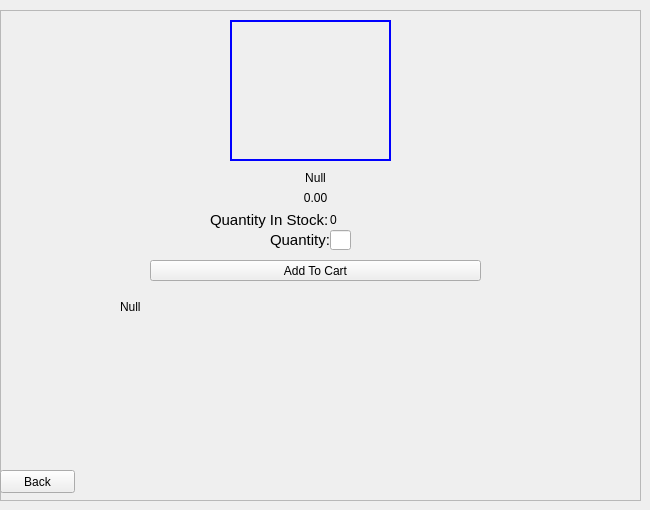
       <widget class="QWidget" name="products_details_page">
        <widget class="QFrame" name="products_details_Frame">
         <property name="geometry">
          <rect>
           <x>0</x>
           <y>10</y>
           <width>641</width>
           <height>491</height>
          </rect>
         </property>
         <property name="frameShape">
          <enum>QFrame::StyledPanel</enum>
         </property>
         <property name="frameShadow">
          <enum>QFrame::Raised</enum>
         </property>
         <widget class="QLabel" name="product_image_label">
          <property name="geometry">
           <rect>
            <x>230</x>
            <y>10</y>
            <width>161</width>
            <height>141</height>
           </rect>
          </property>
          <property name="styleSheet">
           <string notr="true">border: 2px solid blue</string>
          </property>
          <property name="text">
           <string/>
          </property>
          <property name="scaledContents">
           <bool>true</bool>
          </property>
         </widget>
         <widget class="QPushButton" name="add_to_cart_button">
          <property name="geometry">
           <rect>
            <x>150</x>
            <y>250</y>
            <width>331</width>
            <height>21</height>
           </rect>
          </property>
          <property name="styleSheet">
           <string notr="true">
QPushButton {
                
	background-color: blue;
                border: none;
                border-radius: 5px;

				color: white
            }
QPushButton:hover {
                background-color: gray;
            };
</string>
          </property>
          <property name="text">
           <string>Add To Cart</string>
          </property>
         </widget>
         <widget class="QLabel" name="product_name_label">
          <property name="geometry">
           <rect>
            <x>180</x>
            <y>160</y>
            <width>271</width>
            <height>16</height>
           </rect>
          </property>
          <property name="styleSheet">
           <string notr="true">font: 20px &quot;CentSchbkCyrill BT&quot;;
text-decoration: none;
text-align: center;</string>
          </property>
          <property name="text">
           <string>Null</string>
          </property>
          <property name="textFormat">
           <enum>Qt::AutoText</enum>
          </property>
          <property name="alignment">
           <set>Qt::AlignCenter</set>
          </property>
         </widget>
         <widget class="QLabel" name="product_description_label">
          <property name="geometry">
           <rect>
            <x>120</x>
            <y>290</y>
            <width>380</width>
            <height>160</height>
           </rect>
          </property>
          <property name="styleSheet">
           <string notr="true">text-align: center</string>
          </property>
          <property name="text">
           <string>Null</string>
          </property>
          <property name="scaledContents">
           <bool>true</bool>
          </property>
          <property name="alignment">
           <set>Qt::AlignLeading|Qt::AlignLeft|Qt::AlignTop</set>
          </property>
          <property name="wordWrap">
           <bool>true</bool>
          </property>
         </widget>
         <widget class="QLabel" name="product_stock_quantity_label_">
          <property name="geometry">
           <rect>
            <x>330</x>
            <y>200</y>
            <width>161</width>
            <height>20</height>
           </rect>
          </property>
          <property name="styleSheet">
           <string notr="true">font: 15px &quot;CentSchbkCyrill BT&quot;;
text-decoration: none;</string>
          </property>
          <property name="text">
           <string>&lt;html&gt;&lt;head/&gt;&lt;body&gt;&lt;p&gt;0&lt;/p&gt;&lt;/body&gt;&lt;/html&gt;</string>
          </property>
          <property name="alignment">
           <set>Qt::AlignLeading|Qt::AlignLeft|Qt::AlignVCenter</set>
          </property>
         </widget>
         <widget class="QLabel" name="label">
          <property name="geometry">
           <rect>
            <x>210</x>
            <y>200</y>
            <width>121</width>
            <height>20</height>
           </rect>
          </property>
          <property name="styleSheet">
           <string notr="true">font-size: 15px</string>
          </property>
          <property name="text">
           <string>Quantity In Stock:</string>
          </property>
         </widget>
         <widget class="QPushButton" name="back_to_products_page_button">
          <property name="geometry">
           <rect>
            <x>0</x>
            <y>460</y>
            <width>75</width>
            <height>23</height>
           </rect>
          </property>
          <property name="styleSheet">
           <string notr="true">
QPushButton {
                
	background-color: blue;
                border: none;
                border-radius: 5px;

				color: white
            }
QPushButton:hover {
                background-color: gray;
            };
</string>
          </property>
          <property name="text">
           <string>Back</string>
          </property>
         </widget>
         <widget class="QLabel" name="product_price_label">
          <property name="geometry">
           <rect>
            <x>180</x>
            <y>180</y>
            <width>271</width>
            <height>16</height>
           </rect>
          </property>
          <property name="styleSheet">
           <string notr="true">font: 20px &quot;CentSchbkCyrill BT&quot;;
text-decoration: none;</string>
          </property>
          <property name="text">
           <string>0.00</string>
          </property>
          <property name="alignment">
           <set>Qt::AlignCenter</set>
          </property>
         </widget>
         <widget class="QLabel" name="label_3">
          <property name="geometry">
           <rect>
            <x>270</x>
            <y>220</y>
            <width>61</width>
            <height>20</height>
           </rect>
          </property>
          <property name="styleSheet">
           <string notr="true">font-size: 15px</string>
          </property>
          <property name="text">
           <string>Quantity:</string>
          </property>
         </widget>
         <widget class="QLineEdit" name="quantity_edit">
          <property name="geometry">
           <rect>
            <x>330</x>
            <y>220</y>
            <width>21</width>
            <height>20</height>
           </rect>
          </property>
         </widget>
        </widget>
       </widget>
